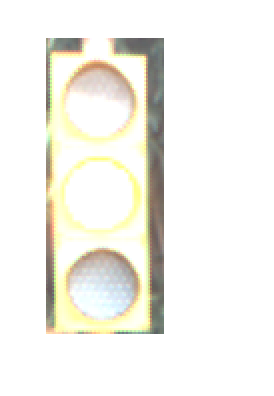
#> input picture rosbag_imgs/yellow.png, 274 x 396 px
$ jupyter execute gamma_corr.ipynb   (shell and % lines are left out)
#> lines starting #> are read from the running program, lines starting #| are printed output that depends on the picture
[cell 1]
import cv2
img = cv2.imread("rosbag_imgs/yellow.png")
#> img is the input picture: shape (396, 274, 3); mean B, G, R 236.5, 242.9, 244
img = cv2.cvtColor(img, cv2.COLOR_BGR2RGB)

[cell 2]
from matplotlib import pyplot as plt
plt.imshow(img)

[cell 3]
import numpy as np

[cell 4]
gamma = 0.3
invGamma = 1.0 / gamma
table = np.array([((i / 255.0) ** invGamma) * 255 for i in np.arange(0, 256)]).astype("uint8")

img2 = cv2.LUT(img, table)
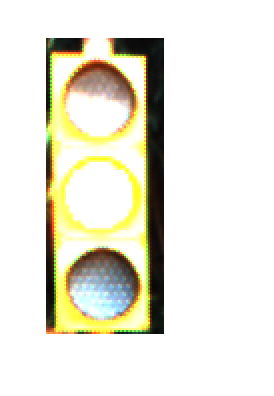
#> img2: shape (396, 274, 3); mean R, G, B 232.8, 231.2, 217.9

[cell 5]
plt.imshow(img)
plt.show()
plt.imshow(img2)

[cell 6]
img_red = cv2.imread("rosbag_imgs/red.png")
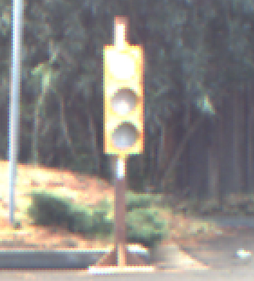
#> input picture rosbag_imgs/red.png, 254 x 281 px
#> img_red is the input picture: shape (281, 254, 3); mean B, G, R 130.5, 134.7, 138.1
img_red = cv2.cvtColor(img_red, cv2.COLOR_BGR2RGB)
plt.imshow(img_red)

[cell 7]
gamma = 0.3
invGamma = 1.0 / gamma
table = np.array([((i / 255.0) ** invGamma) * 255 for i in np.arange(0, 256)]).astype("uint8")

img_red2 = cv2.LUT(img_red, table)
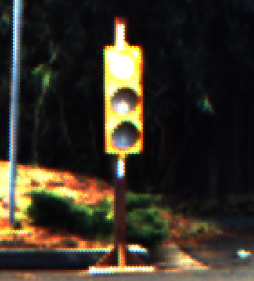
#> img_red2: shape (281, 254, 3); mean R, G, B 56.9, 50.1, 38.2
